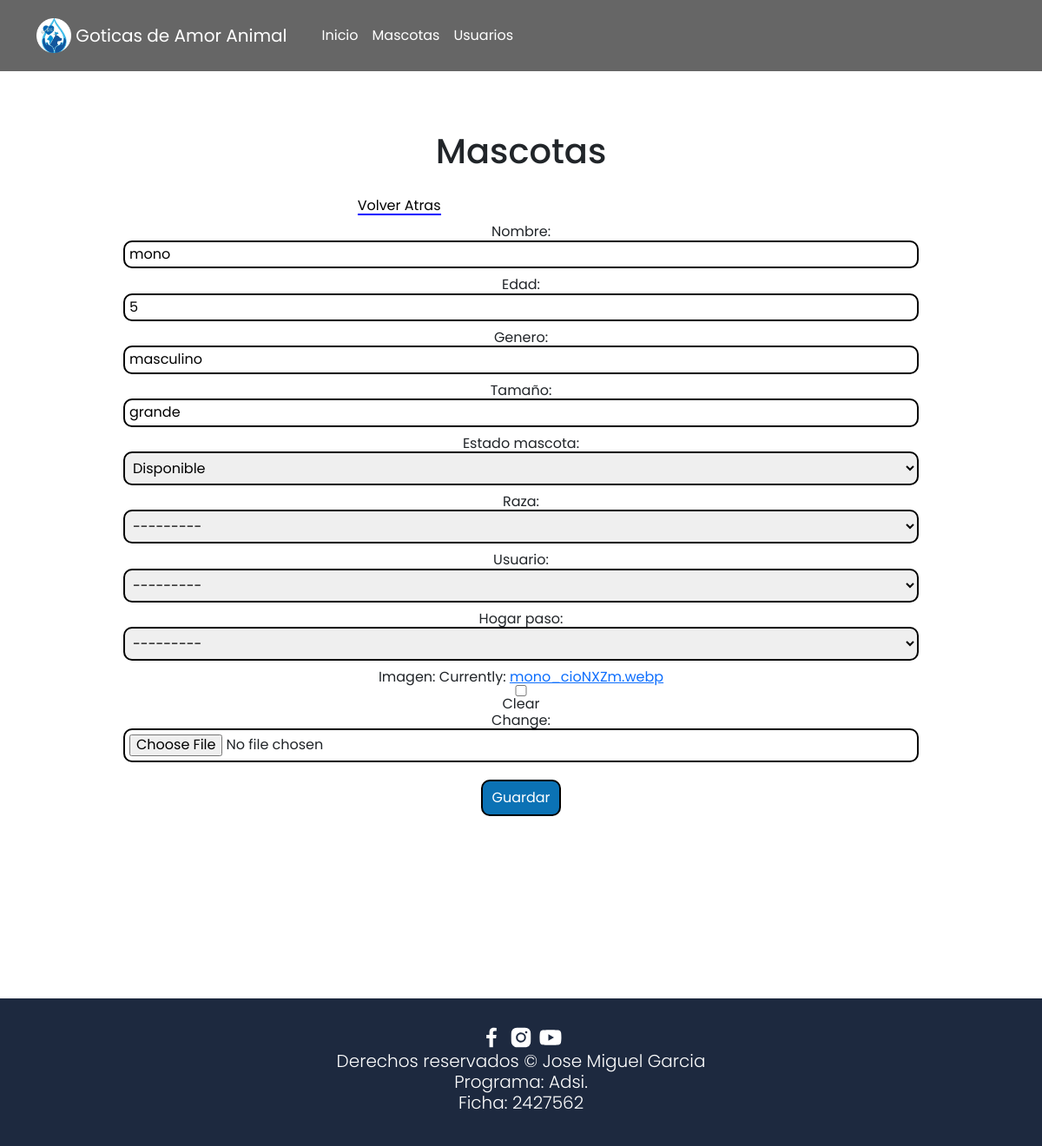
Screenshot of /mascotas/editar/9 with the database file from the repository.
### mascotas/models.py (models this page shows, shortened)
class Mascota(models.Model):
    nombre = models.CharField(max_length=50, blank=False,null=False)
    edad = models.IntegerField(blank=False,null=False)
    genero = models.CharField(max_length=50, blank=False,null=False)
    tamaño = models.CharField(max_length=50, blank=False,null=False)
    fecha_adopcion = models.DateField(blank=True,null=True)
    estado_mascota = models.ForeignKey(EstadoMascota,on_delete=models.SET_NULL,null=True)
    raza = models.ForeignKey(Raza,on_delete=models.SET_NULL,null=True,blank=True)
    usuario = models.ForeignKey(Usuario,on_delete=models.SET_NULL,null=True,blank=True)
    hogar_paso = models.ForeignKey(HogarPaso,on_delete=models.SET_NULL,null=True,blank=True)
    imagen = models.ImageField(null=True,blank=True)

### mascotas/views.py (the view, shortened to what this page needs)
# urls.py: path('editar/<int:id>',views.editar,name='editarMascota'),
def editar(request,id):
    mascota = Mascota.objects.get(id=id)
    if request.method == 'GET':
        form = MascotaForm(instance=mascota)
        context ={
            'form':form,
            'id': id
        }
        return render(request,'mascotas/editar.html',context)

### mascotas/forms.py
class MascotaForm(ModelForm):
    class Meta:
        model = Mascota
        exclude = ('fecha_adopcion',)

### mascotas/models.py (called while the page is built)
    def __str__(self) :
        return self.tipo_estado

    def __str__(self) :
        return self.tipo_raza

### templates/mascotas/editar.html (shortened to what this page needs)
{%extends 'layouts/base.html'%}
{%block content%}
<div class="container formulario">
    <h1>Mascotas</h1>
    <span class="aux-btns-form">
        <a href="{%url 'mascota'%}">Volver Atras</a>
    </span>
    <form action="{%url 'editarMascota' id=id %}" class="div-formulario" method="POST" enctype="multipart/form-data">
        {{form.as_div}}
        <input type="submit" value="Guardar" class="btn-guardar">
    </form>
</div>
{%endblock%}

### static/css/style.css (style rules this page uses)
:root { --color-title: #001a49; --secundary-color: #0b72b5; --color-blanco: white; }
* { margin: 0; padding: 0; box-sizing: border-box; font-family: "Poppins", sans-serif; line-height: 1.15; }
body { overflow-x: hidden; }
.formulario { padding-top: 150px; max-width: 80%; text-align: center; margin: auto; }
.aux-btns-form { width: 70%; display: flex; justify-content: center; margin-top: 30px; }
.aux-btns-form a { text-decoration: none; color: black; border-bottom: 2px solid blue; margin-bottom: 0; }
.div-formulario div { margin: 10px; display: block !important; }
.div-formulario input,textarea,select { width: 100%; padding: 5px; border: 2px solid black; border-radius: 10px; }
.btn-guardar { margin: 10px; width: max-content !important; padding: 10px 10px !important; background-color: #0b72b5; color: white; }
#imagen-clear_id, #id_imagen { display: flex; }

### rows the page displays
Mascota: nombre "mono", edad "5", genero "masculino", tamaño "grande", estado_mascota "Disponible", raza "---------", usuario "---------", hogar_paso "---------"
